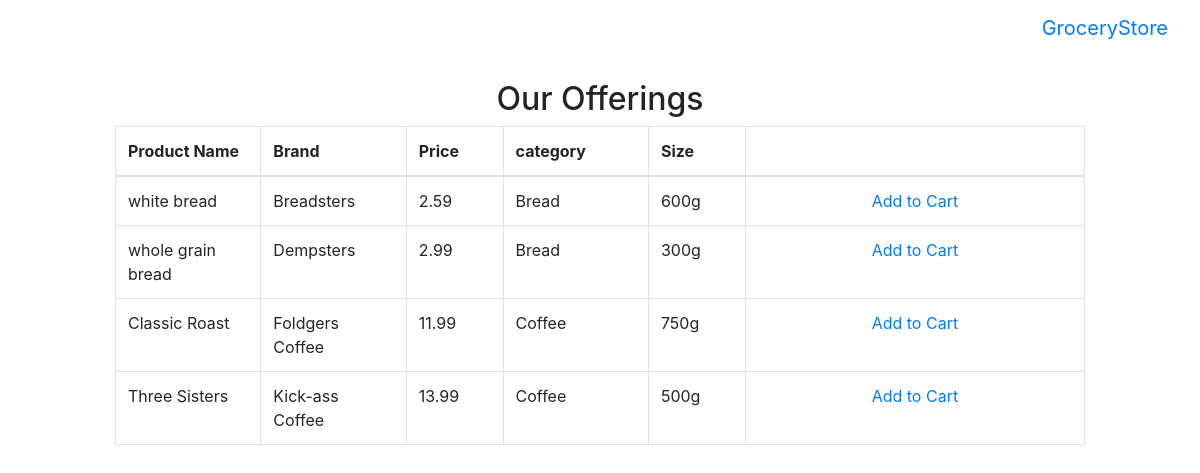
Page /db-group/htdocs/user/browse.php on the committed database.
### tables this page shows
CREATE TABLE `items` (
  `description` varchar(128) DEFAULT NULL,
  `brand_id` varchar(128) DEFAULT NULL,
  `vendor_cost` double DEFAULT NULL,
  `price` double DEFAULT NULL,
  `type` varchar(45) DEFAULT NULL,
  `taxable` tinyint(4) DEFAULT NULL,
  `size` varchar(32) DEFAULT NULL,
  `UPC` int(11) DEFAULT NULL
);

### db-group/htdocs/user/browse.php (the view, shortened to what this page needs)
<?php
 require ('../../mysqli_connect.php');
 $q = "SELECT description, brand_id, vendor_cost, price, type, taxable, size, UPC
FROM items ORDER BY brand_id ASC";
 $r = mysqli_query ($dbc, $q)
	or die("Error: ".mysqli_error($dbc));
 echo '
 <h2 class="text-center">Our Offerings</h2>
 <table class="table table-bordered" border="0" width="90%" cellspacing="3" cellpadding="3" align="center">
 <thead>
 <tr>
 <td align="left" width="15%"><b>Product Name</b></td>
 <td align="left" width="15%"><b>Brand</b></td>
 <td align="left" width="10%"><b>Price</b></td>
  <td align="left" width="15%"><b>category</b></td>
    <td align="left" width="10%"><b>Size</b></td>
<td></td>
 </tr>
 </thead>
 <tbody>
 ';
 while ($row = mysqli_fetch_array ($r, MYSQLI_ASSOC)) {
	 $pid = $row['UPC'];
 echo "\t<tr>
   <td align=\"left\">{$row['description']}</td>
   <td align=\"left\">{$row['brand_id']}</td>
   <td align=\"left\">{$row['price']}</td>
   <td align=\"left\">{$row['type']}</td>
   <td align=\"left\">{$row['size']}</td>
   <td align=\"center\"><a href=\"add_cart.php?pid=$pid\">Add to Cart</a></td>
 </tr>\n";
}
 echo '
 </tbody>
 </table>';
 ?>

### rows in the picture
items: description "white bread", brand_id "Breadsters", price "2.59", type "Bread", size "600g"
items: description "whole grain bread", brand_id "Dempsters", price "2.99", type "Bread", size "300g"
items: description "Classic Roast", brand_id "Foldgers Coffee", price "11.99", type "Coffee", size "750g"
items: description "Three Sisters", brand_id "Kick-ass Coffee", price "13.99", type "Coffee", size "500g"
